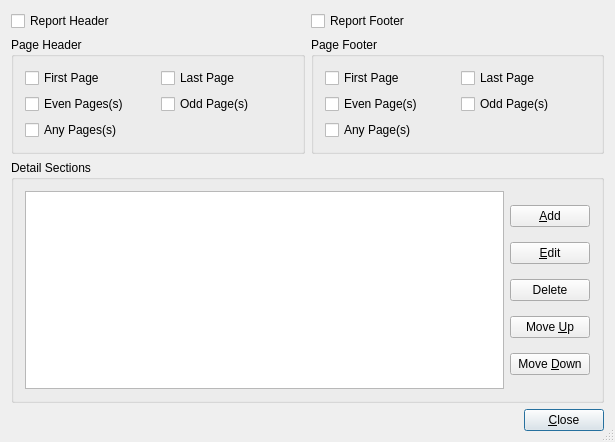
<ui version="4.0" >
 <comment> * OpenRPT report writer and rendering engine
 * Copyright (C) 2001-2008 by OpenMFG, LLC
 *
 * This library is free software; you can redistribute it and/or
 * modify it under the terms of the GNU Lesser General Public
 * License as published by the Free Software Foundation; either
 * version 2.1 of the License, or (at your option) any later version.
 *
 * This library is distributed in the hope that it will be useful,
 * but WITHOUT ANY WARRANTY; without even the implied warranty of
 * MERCHANTABILITY or FITNESS FOR A PARTICULAR PURPOSE. See the GNU
 * Lesser General Public License for more details.
 *
 * You should have received a copy of the GNU Lesser General Public
 * License along with this library; if not, write to the Free Software
 * Foundation, Inc., 59 Temple Place, Suite 330, Boston, MA 02111-1307 USA
 * Please contact info@openmfg.com with any questions on this license.</comment>
 <class>SectionEditor</class>
 <widget class="QDialog" name="SectionEditor" >
  <property name="geometry" >
   <rect>
    <x>0</x>
    <y>0</y>
    <width>615</width>
    <height>442</height>
   </rect>
  </property>
  <property name="windowTitle" >
   <string>Section Editor</string>
  </property>
  <property name="sizeGripEnabled" >
   <bool>true</bool>
  </property>
  <layout class="QVBoxLayout" >
   <property name="spacing" >
    <number>6</number>
   </property>
   <property name="margin" >
    <number>11</number>
   </property>
   <item>
    <layout class="QGridLayout" >
     <property name="margin" >
      <number>0</number>
     </property>
     <property name="spacing" >
      <number>6</number>
     </property>
     <item row="0" column="0" >
      <widget class="QCheckBox" name="cbReportHeader" >
       <property name="text" >
        <string>Report Header</string>
       </property>
      </widget>
     </item>
     <item row="1" column="1" >
      <widget class="QGroupBox" name="gbPageFooter" >
       <property name="title" >
        <string>Page Footer</string>
       </property>
       <layout class="QGridLayout" >
        <property name="margin" >
         <number>11</number>
        </property>
        <property name="spacing" >
         <number>6</number>
        </property>
        <item row="1" column="0" >
         <widget class="QCheckBox" name="cbFootEven" >
          <property name="text" >
           <string>Even Page(s)</string>
          </property>
         </widget>
        </item>
        <item row="0" column="0" >
         <widget class="QCheckBox" name="cbFootFirst" >
          <property name="text" >
           <string>First Page</string>
          </property>
         </widget>
        </item>
        <item row="0" column="1" >
         <widget class="QCheckBox" name="cbFootLast" >
          <property name="text" >
           <string>Last Page</string>
          </property>
         </widget>
        </item>
        <item row="1" column="1" >
         <widget class="QCheckBox" name="cbFootOdd" >
          <property name="text" >
           <string>Odd Page(s)</string>
          </property>
         </widget>
        </item>
        <item row="2" column="0" >
         <widget class="QCheckBox" name="cbFootAny" >
          <property name="text" >
           <string>Any Page(s)</string>
          </property>
         </widget>
        </item>
       </layout>
      </widget>
     </item>
     <item row="0" column="1" >
      <widget class="QCheckBox" name="cbReportFooter" >
       <property name="text" >
        <string>Report Footer</string>
       </property>
      </widget>
     </item>
     <item row="1" column="0" >
      <widget class="QGroupBox" name="gbPageHeader" >
       <property name="title" >
        <string>Page Header</string>
       </property>
       <layout class="QGridLayout" >
        <property name="margin" >
         <number>11</number>
        </property>
        <property name="spacing" >
         <number>6</number>
        </property>
        <item row="0" column="1" >
         <widget class="QCheckBox" name="cbHeadLast" >
          <property name="text" >
           <string>Last Page</string>
          </property>
         </widget>
        </item>
        <item row="1" column="1" >
         <widget class="QCheckBox" name="cbHeadOdd" >
          <property name="text" >
           <string>Odd Page(s)</string>
          </property>
         </widget>
        </item>
        <item row="0" column="0" >
         <widget class="QCheckBox" name="cbHeadFirst" >
          <property name="text" >
           <string>First Page</string>
          </property>
         </widget>
        </item>
        <item row="1" column="0" >
         <widget class="QCheckBox" name="cbHeadEven" >
          <property name="text" >
           <string>Even Pages(s)</string>
          </property>
         </widget>
        </item>
        <item row="2" column="0" >
         <widget class="QCheckBox" name="cbHeadAny" >
          <property name="text" >
           <string>Any Pages(s)</string>
          </property>
         </widget>
        </item>
       </layout>
      </widget>
     </item>
    </layout>
   </item>
   <item>
    <widget class="QGroupBox" name="GroupBox3" >
     <property name="title" >
      <string>Detail Sections</string>
     </property>
     <layout class="QHBoxLayout" >
      <property name="spacing" >
       <number>6</number>
      </property>
      <property name="margin" >
       <number>11</number>
      </property>
      <item>
       <widget class="QListWidget" name="lbSections" />
      </item>
      <item>
       <layout class="QVBoxLayout" >
        <property name="spacing" >
         <number>1</number>
        </property>
        <property name="margin" >
         <number>0</number>
        </property>
        <item>
         <widget class="QPushButton" name="btnAdd" >
          <property name="text" >
           <string>&amp;Add</string>
          </property>
         </widget>
        </item>
        <item>
         <widget class="QPushButton" name="btnEdit" >
          <property name="text" >
           <string>&amp;Edit</string>
          </property>
         </widget>
        </item>
        <item>
         <widget class="QPushButton" name="btnRemove" >
          <property name="text" >
           <string>Delete</string>
          </property>
         </widget>
        </item>
        <item>
         <widget class="QPushButton" name="btnMoveUp" >
          <property name="text" >
           <string>Move &amp;Up</string>
          </property>
         </widget>
        </item>
        <item>
         <widget class="QPushButton" name="brnMoveDown" >
          <property name="text" >
           <string>Move &amp;Down</string>
          </property>
         </widget>
        </item>
       </layout>
      </item>
     </layout>
    </widget>
   </item>
   <item>
    <layout class="QHBoxLayout" >
     <property name="spacing" >
      <number>6</number>
     </property>
     <property name="margin" >
      <number>0</number>
     </property>
     <item>
      <spacer>
       <property name="orientation" >
        <enum>Qt::Horizontal</enum>
       </property>
       <property name="sizeType" >
        <enum>QSizePolicy::Expanding</enum>
       </property>
       <property name="sizeHint" stdset="0" >
        <size>
         <width>20</width>
         <height>20</height>
        </size>
       </property>
      </spacer>
     </item>
     <item>
      <widget class="QPushButton" name="buttonOk" >
       <property name="text" >
        <string>&amp;Close</string>
       </property>
       <property name="shortcut" >
        <string>Alt+C</string>
       </property>
       <property name="autoDefault" >
        <bool>true</bool>
       </property>
       <property name="default" >
        <bool>true</bool>
       </property>
      </widget>
     </item>
    </layout>
   </item>
  </layout>
 </widget>
 <layoutdefault spacing="6" margin="11" />
 <pixmapfunction>qPixmapFromMimeSource</pixmapfunction>
 <tabstops>
  <tabstop>cbReportHeader</tabstop>
  <tabstop>cbReportFooter</tabstop>
  <tabstop>cbHeadFirst</tabstop>
  <tabstop>cbHeadLast</tabstop>
  <tabstop>cbHeadEven</tabstop>
  <tabstop>cbHeadOdd</tabstop>
  <tabstop>cbHeadAny</tabstop>
  <tabstop>cbFootFirst</tabstop>
  <tabstop>cbFootLast</tabstop>
  <tabstop>cbFootEven</tabstop>
  <tabstop>cbFootOdd</tabstop>
  <tabstop>cbFootAny</tabstop>
  <tabstop>lbSections</tabstop>
  <tabstop>btnAdd</tabstop>
  <tabstop>btnEdit</tabstop>
  <tabstop>btnRemove</tabstop>
  <tabstop>btnMoveUp</tabstop>
  <tabstop>brnMoveDown</tabstop>
  <tabstop>buttonOk</tabstop>
 </tabstops>
 <resources/>
 <connections>
  <connection>
   <sender>buttonOk</sender>
   <signal>clicked()</signal>
   <receiver>SectionEditor</receiver>
   <slot>accept()</slot>
   <hints>
    <hint type="sourcelabel" >
     <x>20</x>
     <y>20</y>
    </hint>
    <hint type="destinationlabel" >
     <x>20</x>
     <y>20</y>
    </hint>
   </hints>
  </connection>
 </connections>
</ui>
